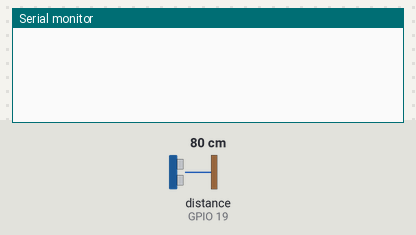
A sketch run on a simulated ESP32-S3. Shown: the last lines printed to the serial monitor. Wiring (inferred from the names in the program): ultrasonic range finder: trigger GPIO 18; echo GPIO 19. The inputs (shaded band) are chosen by the test bench; at power-on: distance to the obstacle (sensor on GPIO 19) 80 cm. The echo pulse lasts 58.3 µs per cm; WiFi joins after 1.5 s; servers stay silent unless stated.

Above: at 3.3 s.
3.4 s: distance to the obstacle (sensor on GPIO 19) set to 2 cm
At 5.3 s:
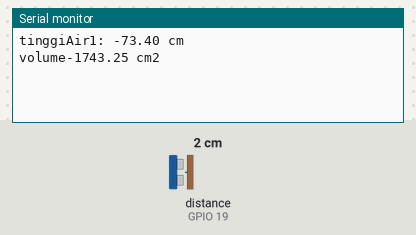
5.6 s: distance to the obstacle (sensor on GPIO 19) set to 4 cm
At 6.9 s:
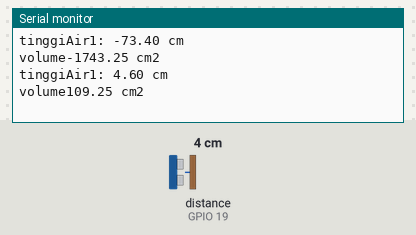
Timing chart, 0 to 8.6 s (numbered marks = the images above; inputs shaded):
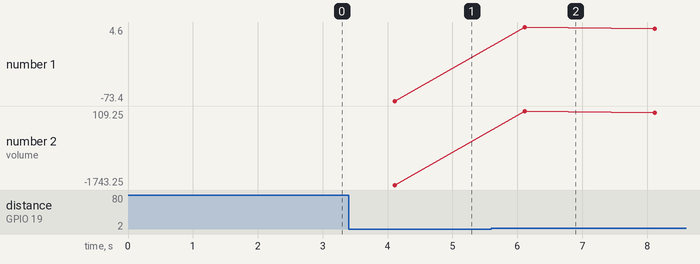

The sketch:

ProjectTinggiAirVolumeBlynk.ino
```cpp
// #define BLYNK_TEMPLATE_ID "TMPL6cK8k8d0V"
// #define BLYNK_TEMPLATE_NAME "tinggidanvolume"

#define BLYNK_TEMPLATE_ID "TMPL68Ox8i0qt"
#define BLYNK_TEMPLATE_NAME "Test OTA"
#define BLYNK_AUTH_TOKEN "5Zr1lyV2cmVYEnObhej1Fgil-w1ZCu3s"
#define BLYNK_PRINT Serial
#define BLYNK_FIRMWARE_VERSION "0.1.1"
#include <WiFi.h>
// #include<BlynkSimpleEsp32.h>
#include "BlynkEdgent.h"

char auth[] = BLYNK_AUTH_TOKEN;
char ssid[] = "Fave";
char pass[] = "freewifi";

BlynkTimer timer;

#define echoPin 19 // Pin Echo
#define trigPin 18 // Pin Trigger

long duration;
long jarak;

float tinggiWadah = 5.6;     // Tinggi wadah dalam cm
float luasAlaswadah = 23.75; // Panjang wadah dalam cm2
float tinggiAir1;
float volume;

void setup()
{
  Serial.begin(9600);
  pinMode(trigPin, OUTPUT);
  pinMode(echoPin, INPUT);
  Blynk.begin(auth, ssid, pass, "blynk.cloud", 80);
  // Blynk.begin(ssid, pass, "blynk.cloud", 80);
  //  Serial.begin(115200);
  // delay(100);
  BlynkEdgent.begin();
}

void loop()
{
  // Mengukur jarak dengan sensor ultrasonik
  digitalWrite(trigPin, LOW);
  delayMicroseconds(2);
  digitalWrite(trigPin, HIGH);
  delayMicroseconds(10);
  digitalWrite(trigPin, LOW);
  duration = pulseIn(echoPin, HIGH);
  jarak = duration * 0.034 / 2; // konversi jarak sebenarnya (cm)

  BlynkEdgent.run();

  // Menghitung volume wadah air
  tinggiAir1 = tinggiWadah - jarak;
  volume = tinggiAir1 * luasAlaswadah;

  Blynk.run();
  timer.run();
  Blynk.virtualWrite(V2, tinggiAir1);
  Blynk.virtualWrite(V1, volume);
  delay(2000);

  Serial.print("tinggiAir1: ");
  Serial.print(tinggiAir1);
  Serial.println(" cm");
  Serial.print("volume");
  Serial.print(volume);
  Serial.println(" cm2");
}
```

Measured:
- plotted number 1: -73.4 → 2.6 after the input at 5.6 s
- plotted number 2: -1743.25 → 61.75 after the input at 5.6 s
